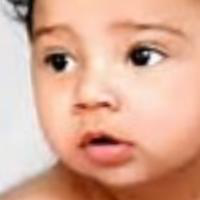
#> input picture dataset/cleaned_dataset/001_1030.png, 200 x 200 px, found by its file name; its folder holds only this picture in this run
$ jupyter execute --allow-errors Dataset_Prep.ipynb
#> lines starting #> are read from the running program, lines starting #| are printed output that depends on the picture
# Import Library

[cell 1]
import os
import shutil
import numpy as np
import pandas as pd
import matplotlib.pyplot as plt
import seaborn as sns
import cv2
from sklearn.utils import shuffle
import random
from tqdm import tqdm
from PIL import Image, ImageEnhance

[cell 2]
from google.colab import drive
drive.mount('/content/drive')

# Dataset Preparation

[cell 3]
# Accessing all folder names to get list of labels.

image_path = '/content/drive/MyDrive/face_age_images/'
#> (the rest of this cell did not finish here and is left out)

#> (a cell that did not finish here is left out)

[cell 5]
# Path Haar Cascade
haar_cascade_path = "/content/drive/MyDrive/PCVK_2024/Images/haarcascades/haarcascade_frontalface_default.xml"
face_cascade = cv2.CascadeClassifier(haar_cascade_path)

# Path dataset
dataset_path = '/content/drive/MyDrive/face_age_images/'
cleaned_dataset_path = "/content/drive/MyDrive/PBL/dataset/cleaned_dataset"
os.makedirs(cleaned_dataset_path, exist_ok=True)

# [20 lines of commented-out code are left out]

[cell 6]
# Accessing all folder names to get list of labels.

cleaned_dataset_path = '/content/drive/MyDrive/PBL/dataset/cleaned_dataset'
cleaned_names = os.listdir(cleaned_dataset_path)

[cell 7]
len(cleaned_names)

# Create Dataframe

[cell 8]
# Creating a new dataframe to hold all filenames, corresponding ages and class labels.

images_df = pd.DataFrame()
images_df['filename'] = os.listdir(cleaned_dataset_path)
images_df['age'] = images_df['filename'].map(lambda img_name : np.uint8(img_name.split("_")[0]))

images_df.head()

[cell 9]
csv_path = '/content/drive/MyDrive/PBL/input_output'

if not os.path.exists(csv_path):
    os.makedirs(csv_path)

[cell 10]
# Exporting above created dataframe as a CSV file.
images_df.to_csv(os.path.join(csv_path, 'images_summary.csv'), index=True, index_label='age')

# Barplot

[cell 11]
age_counts = images_df['age'].value_counts().sort_index()

# Creating barplot
plt.figure(figsize=(32, 10))
ax = sns.barplot(x=age_counts.index, y=age_counts.values, color='royalblue')

ax.tick_params(axis='both', labelsize=12)
ax.tick_params(axis='x', labelrotation=45)

plt.xlabel("Age", fontsize=16)
plt.ylabel("No. of Images", fontsize=16)
plt.title("Barplot Showing No. of Images", fontsize=18)

plt.show()
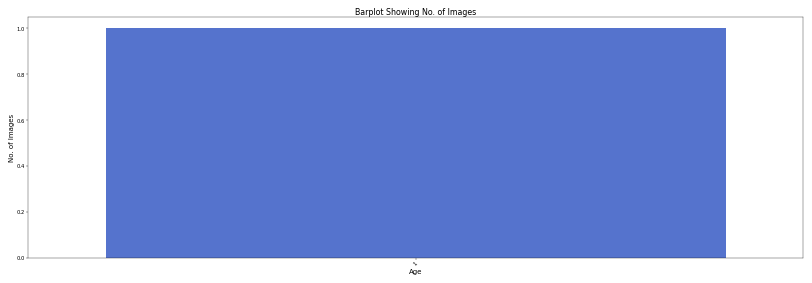
#> figure drawn by matplotlib, 1 panel

[cell 12]
# Defining a function to return the class labels corresponding to the age-ranges shown above.
def class_labels(age):
    if 0 <= age <= 5:
        return 0
    elif 6 <= age <= 10:
        return 1
    elif 11 <= age <= 15:
        return 2
    elif 16 <= age <= 20:
        return 3
    elif 21 <= age <= 30:
        return 4
    elif 31 <= age <= 40:
        return 5
    elif 41 <= age <= 50:
        return 6
    elif 51 <= age <= 60:
        return 7
    elif 61 <= age <= 70:
        return 8
    elif 71 <= age <= 80:
        return 9
    elif 81 <= age <= 110:
        return 10
    else:
        return 10

[cell 13]
# Creating a new dataframe to hold all filenames, corresponding ages and class labels.

plot_df = pd.DataFrame()
plot_df['filename'] = cleaned_names
plot_df['age'] = plot_df['filename'].map(lambda img_name : np.uint8(img_name.split("_")[0]))
plot_df['target'] = plot_df['age'].map(class_labels)

plot_df.head(5000)

[cell 14]
target_counts = plot_df['target'].value_counts().sort_index()

# Creating barplot
plt.figure(figsize=(12, 6))
ax = sns.barplot(x=target_counts.index, y=target_counts.values, color='royalblue')

ax.tick_params(axis='both', labelsize=12)
ax.tick_params(axis='x', labelrotation=45)

plt.xlabel("Age Range (Target)", fontsize=14)
plt.ylabel("No. of Images", fontsize=14)
plt.title("Barplot Showing No. of Images by Age Range", fontsize=16)

plt.tight_layout()
plt.show()
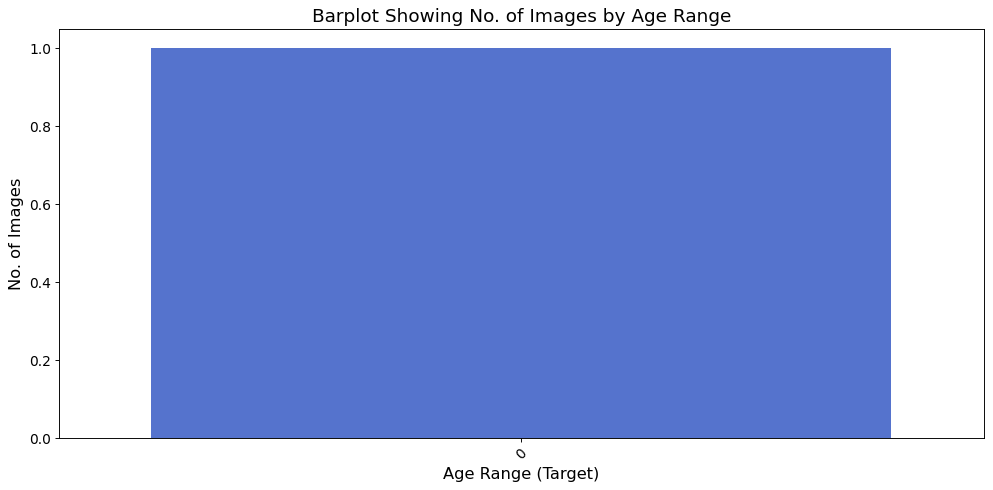
#> figure drawn by matplotlib, 1 panel

# Augmentation

[cell 15]
def augment_images_limited_by_target(
    df,  # DataFrame dengan kolom filename, age, dan target
    max_per_target=500,  # Batas maksimum gambar per target
    max_augmentations_per_image=3
):
#> called with max_per_target = 500, max_augmentations_per_image = 3
    import os
    import random
    from PIL import Image, ImageEnhance
    import pandas as pd

    save_augmented_path = "/content/drive/MyDrive/PBL/dataset/augmented_dataset/"
    image_column = "filename"
    age_column = "age"
    target_column = "target"

    os.makedirs(save_augmented_path, exist_ok=True)
    augmented_data = []
    current_count_per_target = {target: 0 for target in df[target_column].unique()}

    for index, row in df.iterrows():
        target = row[target_column]
        age = row[age_column]

        # Jika target sudah mencapai batas maksimum, lewati
        if current_count_per_target[target] >= max_per_target:
            continue

        # Path ke gambar asli
        image_path = os.path.join(cleaned_dataset_path, row[image_column])

        # Cek apakah file ada
        if not os.path.exists(image_path):
            print(f"File {image_path} not found. Skipping.")
            continue

        image = Image.open(image_path)
#> image is the input picture: PIL image 200x200 RGB; mean R, G, B 217.8, 169.4, 147.9
        augmentations = []

        # Augmentasi: Random rotation
        if len(augmentations) < max_augmentations_per_image:
            angle = random.uniform(0, 360)
            augmented_img = image.rotate(angle)
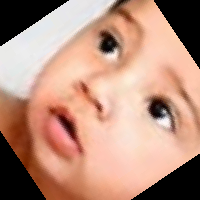
#> augmented_img: PIL image 200x200 RGB; mean R, G, B 185.5, 144.1, 126
            augmentations.append(augmented_img)

        # Augmentasi: Horizontal flip
        if len(augmentations) < max_augmentations_per_image:
            augmented_img = image.transpose(Image.FLIP_LEFT_RIGHT)
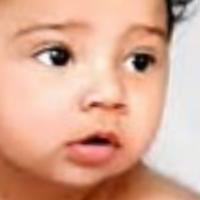
#> augmented_img: PIL image 200x200 RGB; mean R, G, B 217.8, 169.4, 147.9
            augmentations.append(augmented_img)

        # Augmentasi: Brightness adjustment
        if len(augmentations) < max_augmentations_per_image:
            enhancer = ImageEnhance.Brightness(image)
            augmented_img = enhancer.enhance(random.uniform(0.7, 1.3))
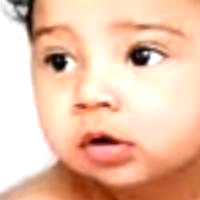
#> augmented_img: PIL image 200x200 RGB; mean R, G, B 235.3, 193.5, 168.7
            augmentations.append(augmented_img)

        # Save original image if not yet counted
        if current_count_per_target[target] < max_per_target:
            new_filename = f"{row[image_column].split('.')[0]}_original.png"
            new_image_path = os.path.join(save_augmented_path, new_filename)
            image.save(new_image_path)

            # Tambahkan data ke DataFrame
            augmented_data.append({
                image_column: new_filename,
                age_column: age,
                target_column: target
            })
            current_count_per_target[target] += 1

        # Simpan hasil augmentasi
        for i, augmented_image in enumerate(augmentations):
            if current_count_per_target[target] >= max_per_target:
                break

            new_filename = f"{row[image_column].split('.')[0]}_aug_{index}_{i}.png"
            new_image_path = os.path.join(save_augmented_path, new_filename)
            augmented_image.save(new_image_path)

            # Tambahkan data ke DataFrame
            augmented_data.append({
                image_column: new_filename,
                age_column: age,
                target_column: target
            })
            current_count_per_target[target] += 1
#> this loop made 3 passes
#> new_filename on passes 1 to 3: '001_1030_aug_0_0.png', '001_1030_aug_0_1.png', '001_1030_aug_0_2.png'
#> after the loop, augmented_data = 4 items; current_count_per_target = {0: 4}

    # Pastikan setiap target hanya memiliki 500 gambar
    final_data = []
    for target in current_count_per_target.keys():
        target_data = [row for row in augmented_data if row[target_column] == target]
        if len(target_data) > max_per_target:
            target_data = random.sample(target_data, max_per_target)  # Pilih acak
        final_data.extend(target_data)
#> this loop made 1 pass
#> after the loop, final_data = 4 items

    return pd.DataFrame(final_data)

# Run the augmentation function
augmented_df = augment_images_limited_by_target(
    df=plot_df,  # DataFrame asli dengan kolom filename, age, dan target
    max_per_target=500,  # Maksimum 500 gambar per target
    max_augmentations_per_image=3  # Maksimum augmentasi per gambar
)
#> augmented_df = table of 4 rows and 3 columns

# Tampilkan DataFrame hasil augmentasi
print(augmented_df.head())
#|                 filename  age  target
#| 0  001_1030_original.png    1       0
#| 1   001_1030_aug_0_0.png    1       0
#| 2   001_1030_aug_0_1.png    1       0
#| 3   001_1030_aug_0_2.png    1       0

[cell 16]
len(augmented_df)
#> Out = 4

[cell 17]
target_counts = augmented_df['target'].value_counts().sort_index()

# Creating barplot
plt.figure(figsize=(12, 6))
ax = sns.barplot(x=target_counts.index, y=target_counts.values, color='royalblue')

ax.tick_params(axis='both', labelsize=12)
ax.tick_params(axis='x', labelrotation=45)

plt.xlabel("Age Range (Target)", fontsize=14)
plt.ylabel("No. of Images", fontsize=14)
plt.title("Barplot Showing No. of Images by Age Range", fontsize=16)

plt.tight_layout()
plt.show()

[cell 18]
augmented_df.head(5000)
#> Out = table of 4 rows and 3 columns

$ run again, on dataset/cleaned_dataset/001_4582.png
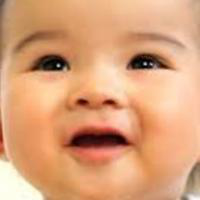
#> input picture dataset/cleaned_dataset/001_4582.png, 200 x 200 px, found by its file name
#> in augment_images_limited_by_target, image is the input picture: PIL image 200x200 RGB; mean R, G, B 218.9, 161.4, 121.3
#> in augment_images_limited_by_target, `augmented_img = image.transpose(Image.FLIP_LEFT_RIGHT)`:
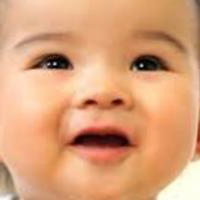
#> augmented_img: PIL image 200x200 RGB; mean R, G, B 218.9, 161.4, 121.3
#> in augment_images_limited_by_target, `augmented_img = enhancer.enhance(random.uniform(0.7, 1.3))`:
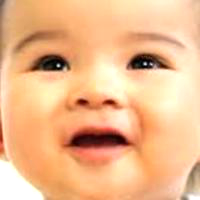
#> augmented_img: PIL image 200x200 RGB; mean R, G, B 238.8, 185, 139.3
#> the loop in augment_images_limited_by_target, `for i, augmented_image in enumerate(augmentations):` made 3 passes
#> new_filename on passes 1 to 3: '001_4582_aug_0_0.png', '001_4582_aug_0_1.png', '001_4582_aug_0_2.png'
#> after the loop in augment_images_limited_by_target, `for i, augmented_image in enumerate(augmentations):`: augmented_data = 4 items; current_count_per_target = {0: 4}
#> the loop in augment_images_limited_by_target, `for target in current_count_per_target.keys():` made 1 pass
#> after the loop in augment_images_limited_by_target, `for target in current_count_per_target.keys():`: final_data = 4 items
#> augmented_df = table of 4 rows and 3 columns
#|                 filename  age  target
#| 0  001_4582_original.png    1       0
#| 1   001_4582_aug_0_0.png    1       0
#| 2   001_4582_aug_0_1.png    1       0
#| 3   001_4582_aug_0_2.png    1       0
#> `len(augmented_df)`: Out = 4
#> `augmented_df.head(5000)`: Out = table of 4 rows and 3 columns

$ run again, on dataset/cleaned_dataset/001_5349.png
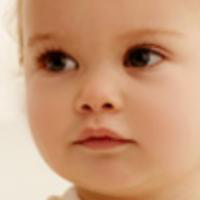
#> input picture dataset/cleaned_dataset/001_5349.png, 200 x 200 px, found by its file name
#> in augment_images_limited_by_target, image is the input picture: PIL image 200x200 RGB; mean R, G, B 201.6, 153.7, 120.9
#> in augment_images_limited_by_target, `augmented_img = image.transpose(Image.FLIP_LEFT_RIGHT)`:
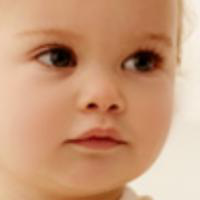
#> augmented_img: PIL image 200x200 RGB; mean R, G, B 201.6, 153.7, 120.9
#> in augment_images_limited_by_target, `augmented_img = enhancer.enhance(random.uniform(0.7, 1.3))`:
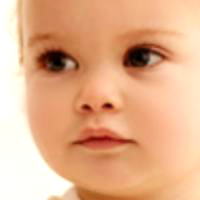
#> augmented_img: PIL image 200x200 RGB; mean R, G, B 228.1, 175.5, 139
#> the loop in augment_images_limited_by_target, `for i, augmented_image in enumerate(augmentations):` made 3 passes
#> new_filename on passes 1 to 3: '001_5349_aug_0_0.png', '001_5349_aug_0_1.png', '001_5349_aug_0_2.png'
#> after the loop in augment_images_limited_by_target, `for i, augmented_image in enumerate(augmentations):`: augmented_data = 4 items; current_count_per_target = {0: 4}
#> the loop in augment_images_limited_by_target, `for target in current_count_per_target.keys():` made 1 pass
#> after the loop in augment_images_limited_by_target, `for target in current_count_per_target.keys():`: final_data = 4 items
#> augmented_df = table of 4 rows and 3 columns
#|                 filename  age  target
#| 0  001_5349_original.png    1       0
#| 1   001_5349_aug_0_0.png    1       0
#| 2   001_5349_aug_0_1.png    1       0
#| 3   001_5349_aug_0_2.png    1       0
#> `len(augmented_df)`: Out = 4
#> `augmented_df.head(5000)`: Out = table of 4 rows and 3 columns

$ run again, on dataset/cleaned_dataset/001_5376.png
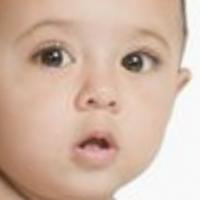
#> input picture dataset/cleaned_dataset/001_5376.png, 200 x 200 px, found by its file name
#> in augment_images_limited_by_target, image is the input picture: PIL image 200x200 RGB; mean R, G, B 210.2, 182.6, 165.9
#> in augment_images_limited_by_target, `augmented_img = image.transpose(Image.FLIP_LEFT_RIGHT)`:
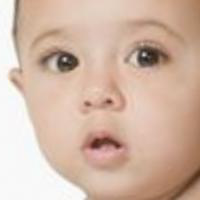
#> augmented_img: PIL image 200x200 RGB; mean R, G, B 210.2, 182.6, 165.9
#> in augment_images_limited_by_target, `augmented_img = enhancer.enhance(random.uniform(0.7, 1.3))`:
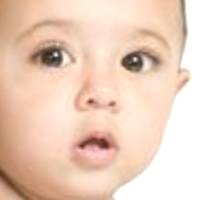
#> augmented_img: PIL image 200x200 RGB; mean R, G, B 236.3, 205.8, 186.7
#> the loop in augment_images_limited_by_target, `for i, augmented_image in enumerate(augmentations):` made 3 passes
#> new_filename on passes 1 to 3: '001_5376_aug_0_0.png', '001_5376_aug_0_1.png', '001_5376_aug_0_2.png'
#> after the loop in augment_images_limited_by_target, `for i, augmented_image in enumerate(augmentations):`: augmented_data = 4 items; current_count_per_target = {0: 4}
#> the loop in augment_images_limited_by_target, `for target in current_count_per_target.keys():` made 1 pass
#> after the loop in augment_images_limited_by_target, `for target in current_count_per_target.keys():`: final_data = 4 items
#> augmented_df = table of 4 rows and 3 columns
#|                 filename  age  target
#| 0  001_5376_original.png    1       0
#| 1   001_5376_aug_0_0.png    1       0
#| 2   001_5376_aug_0_1.png    1       0
#| 3   001_5376_aug_0_2.png    1       0
#> `len(augmented_df)`: Out = 4
#> `augmented_df.head(5000)`: Out = table of 4 rows and 3 columns
